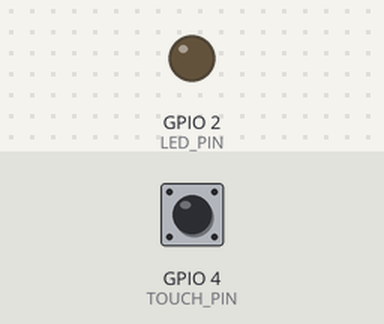
This sketch was run on a simulated ESP32. On the bench: output pins drawn as LEDs (lit = HIGH). The test bench sets the inputs (shaded band); at power-on: GPIO 4 (TOUCH_PIN) HIGH. What the sketch prints to the serial monitor is not drawn.

Above: at 1.1 s.
Timing chart, 0 to 2.6 s (numbered marks = the images above):
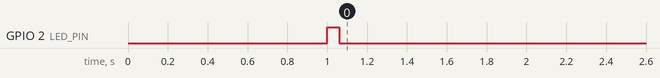

Measured:
- by itself, GPIO 2 (LED_PIN): HIGH → LOW at 1.1 s

The sketch:

openclosetouch.ino
```cpp
#define TOUCH_PIN 4
#define LED_PIN   2

// 阈值（建议先观察串口，取中间值）
int threshold = 500;

// LED状态（true=亮，false=灭）
bool ledState = false;

// ---------- 状态机定义 ----------
enum TouchState {
  IDLE,           // 空闲，等待触摸
  TOUCHED,        // 已检测到有效触摸，等待释放
  WAIT_RELEASE    // 触摸已处理，等待手指离开
};
TouchState state = IDLE;

// 采样计数器（用于去抖）
int stableCount = 0;
const int DEBOUNCE_SAMPLES = 5;   // 采样次数
const int DEBOUNCE_THRESH = 4;    // 至少4次有效才确认

void setup() {
  Serial.begin(115200);
  delay(1000);
  pinMode(LED_PIN, OUTPUT);
  digitalWrite(LED_PIN, HIGH);     // 板载LED默认熄灭
}

void loop() {
  int touchValue = touchRead(TOUCH_PIN);
  Serial.print("Value: ");
  Serial.println(touchValue);

  bool isTouched = (touchValue < threshold);

  // ---------- 状态机处理 ----------
  switch (state) {
    case IDLE:
      if (isTouched) {
        stableCount++;
        if (stableCount >= DEBOUNCE_THRESH) {
          // 确认为有效触摸 → 翻转LED
          ledState = !ledState;
          digitalWrite(LED_PIN, ledState ? LOW : HIGH);
          Serial.println("LED toggled!");

          // 进入等待释放状态
          state = WAIT_RELEASE;
          stableCount = 0;  // 复位计数
        }
      } else {
        // 未触摸，清零计数
        stableCount = 0;
      }
      break;

    case WAIT_RELEASE:
      // 等待触摸释放（必须是连续未触摸）
      if (!isTouched) {
        stableCount++;
        if (stableCount >= DEBOUNCE_THRESH) {
          // 确认已释放，回到空闲状态
          state = IDLE;
          stableCount = 0;
          Serial.println("Released, ready for next touch.");
        }
      } else {
        // 仍然触摸，复位释放计数（防止瞬间噪声）
        stableCount = 0;
      }
      break;

    default:
      break;
  }

  // 小延时避免串口刷屏，不影响响应
  delay(20);
}
```
